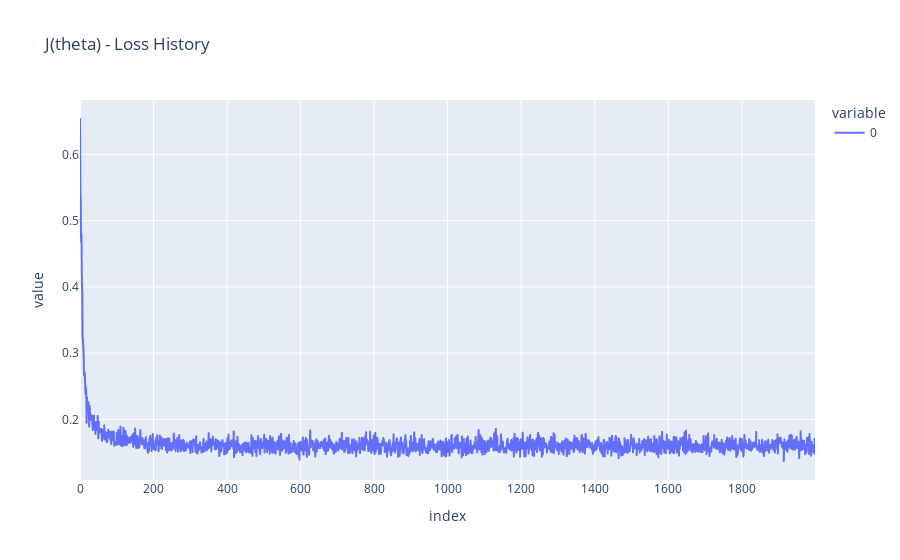

Source (notebook cell):
### Code cell
# ----- Train price prediction model (standardized data) -----

theta_price, j_history_price = train_model(spl_price_std["X_train"], spl_price_std["y_train"], 0.1, 700, 2000)

with open("./pickle/theta_price_model.pkl", 'wb') as f:
    pickle.dump(theta_price, f)

weights = theta_price[1:]  

print("Weights for price prediction model:\n")
for name, w in zip(price_feats_used_std, weights):
    print(f"{name}: {w}")

fig = px.line(j_history_price, title="J(theta) - Loss History")
fig.show()

### Figure 1 — Plotly figure (JSON) as saved in the notebook; plotly's stock layout.template omitted (floating-point values rounded to 4 significant figures; data arrays with more than 128 entries replaced by an {"elided": "..."} marker saying what was removed)
{"data": [{"hovertemplate": "variable=0<br>index=%{x}<br>value=%{y}<extra></extra>", "legendgroup": "0", "line": {"color": "#636efa", "dash": "solid"}, "marker": {"symbol": "circle"}, "mode": "lines", "name": "0", "showlegend": true, "type": "scattergl", "x": {"elided": "2000 int values"}, "xaxis": "x", "y": {"elided": "2000 float values"}, "yaxis": "y"}], "layout": {"legend": {"title": {"text": "variable"}, "tracegroupgap": 0}, "title": {"text": "J(theta) - Loss History"}, "xaxis": {"anchor": "y", "domain": [0, 1], "title": {"text": "index"}}, "yaxis": {"anchor": "x", "domain": [0, 1], "title": {"text": "value"}}}}
